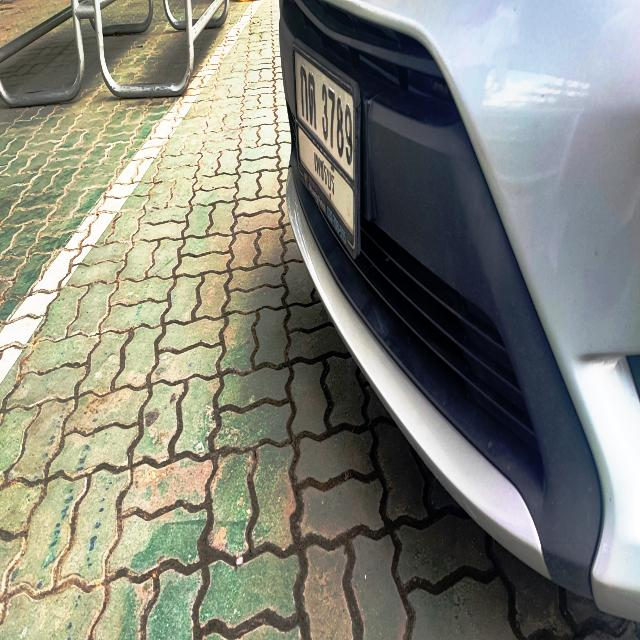
#> input picture data/raw_images/Car433.jpg, 640 x 640 px
$ python -i plate_locator.py   (imports and definitions only)
#> lines starting #> are read from the running program, lines starting #| are printed output that depends on the picture
#> further down, picture is the input picture: shape (640, 640, 3); mean B, G, R 121.1, 131.6, 130.7
"""SIFT-based license plate locator trained from labeled images.

Instead of matching SIFT features against a single template (which cannot
generalise across plate designs), a classifier learns which SIFT keypoints
(RootSIFT descriptor + scale/response/orientation) lie inside a plate. At
inference the keypoints are scored, the densest cluster of plate-like keypoints
is grouped, and its rotated bounding box is returned as the 4 plate corners.
"""
from pathlib import Path
from typing import Dict, List, Optional, Tuple

import cv2
import numpy as np

from .deskew import PerspectiveDeskewer

TARGET_LONG_SIDE = 480      # images are resized to this before feature extraction
MIN_CLUSTER_KEYPOINTS = 4   # fewer plate-like keypoints than this -> no detection


class SIFTPlateLocator:
    def __init__(self, sigma_frac: float = 0.04, keep: float = 0.5,
                 radius_frac: float = 0.12, grow: float = 1.3):
        self.sift = cv2.SIFT_create(contrastThreshold=0.02)
        self.classifier = None
        self.sigma_frac = sigma_frac      # heat-map blur, as a fraction of the long side
        self.keep = keep                  # keep keypoints scoring above keep * max score
        self.radius_frac = radius_frac    # cluster radius around the heat-map peak
        self.grow = grow                  # enlarge the cluster box (keypoints sit inside the plate edge)

    # ---------- features ----------
    def _resize(self, image: np.ndarray) -> Tuple[np.ndarray, float]:
        h, w = image.shape[:2]
#> h = 640; w = 640
        scale = TARGET_LONG_SIDE / max(h, w)
#> scale = 0.75
        interp = cv2.INTER_AREA if scale < 1 else cv2.INTER_CUBIC
#> interp = 3
        return cv2.resize(image, None, fx=scale, fy=scale, interpolation=interp), scale

    def extract(self, image: np.ndarray) -> Tuple[np.ndarray, np.ndarray, float]:
        """Return keypoint coordinates (resized image), features and the resize scale."""
        small, scale = self._resize(image)
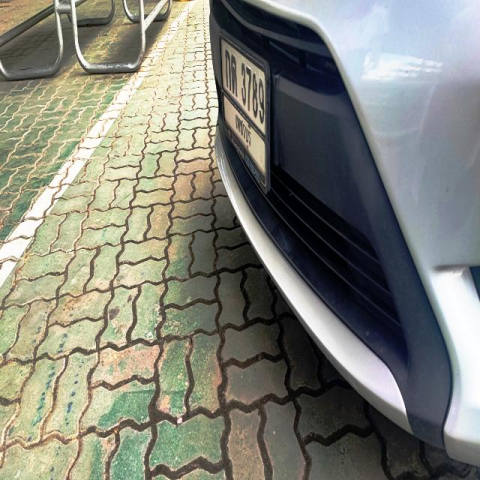
#> small: shape (480, 480, 3); mean B, G, R 121.1, 131.6, 130.7
#> scale = 0.75
        gray = cv2.cvtColor(small, cv2.COLOR_BGR2GRAY) if small.ndim == 3 else small
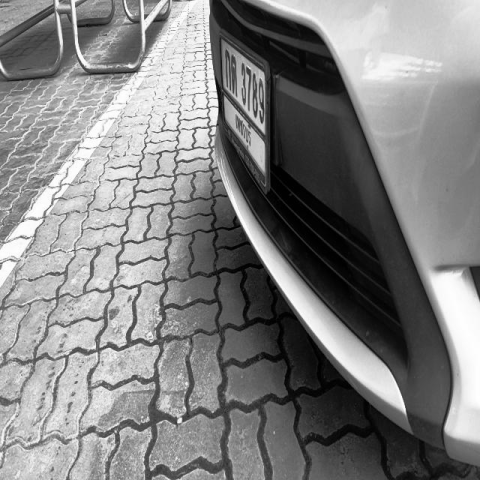
#> gray: shape (480, 480); min 0, max 255, mean 130.1
        kps, desc = self.sift.detectAndCompute(gray, None)
#> kps = 2416 keypoints; strongest (x, y, size): (375, 378, 29.2), (146, 16, 2.7), (257, 150, 14.5), (179, 421, 3.1)
        if desc is None or len(kps) == 0:
            return np.zeros((0, 2), np.float32), np.zeros((0, 132), np.float32), scale

        desc = np.sqrt(desc / (np.abs(desc).sum(1, keepdims=True) + 1e-7))  # RootSIFT
        xy = np.array([k.pt for k in kps], np.float32)
#> xy = 2416 pairs, first value 2.45 to 474.1, second value 3.04 to 477.1
        extra = np.array([[k.size / TARGET_LONG_SIDE * 20, k.response * 100,
                           np.cos(np.deg2rad(k.angle)), np.sin(np.deg2rad(k.angle))]
                          for k in kps], np.float32)
#> extra = 2416 rows, first 6: [0.0835, 3.22, -0.988, -0.157], [0.0824, 3.58, -0.952, -0.306], [0.0775, 3.07, 0.13, 0.991], [0.1, 5.79, -0.886, 0.463], [0.1, 5.79, 0.639, -0.769], [0.128, 1.22, 0.906, 0.424]
        return xy, np.hstack([desc, extra]).astype(np.float32), scale

    # ---------- training ----------
    # [69 lines left out: functions fit, locate, _group, save, load, not called in this run]

>>> import cv2
>>> picture = cv2.imread('../../../data/raw_images/Car433.jpg')
>>> result = SIFTPlateLocator().extract(picture)
#> result = 3 point arrays, longest 2416 points

$ run again, on data/raw_images/Car435.jpg
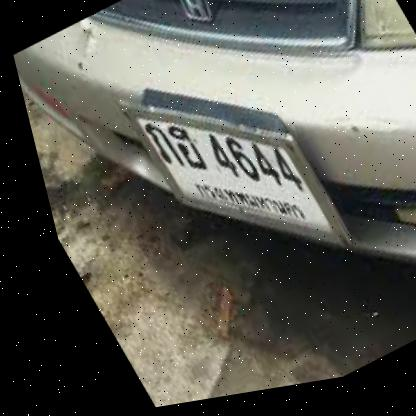
#> input picture data/raw_images/Car435.jpg, 416 x 416 px
#> picture is the input picture: shape (416, 416, 3); mean B, G, R 83.5, 91.3, 91.6
#> in extract, `small, scale = self._resize(image)`:
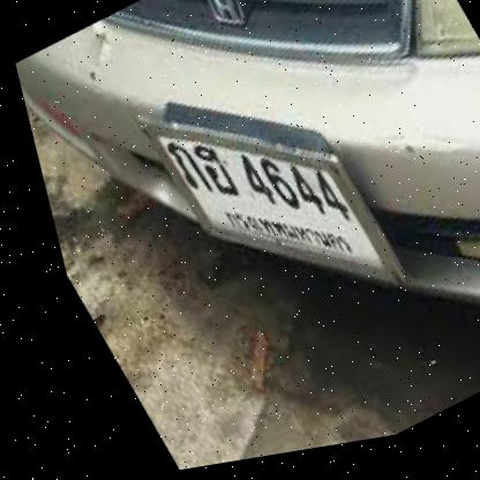
#> small: shape (480, 480, 3); mean B, G, R 83.6, 91.4, 91.6
#> in extract, `small, scale = self._resize(image)`: scale = 1.15
#> in extract, `gray = cv2.cvtColor(small, cv2.COLOR_BGR2GRAY) if small.ndim == 3 else..`:
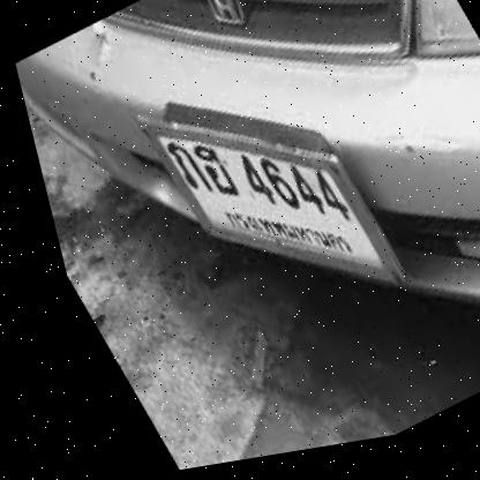
#> gray: shape (480, 480); min 0, max 255, mean 90.6
#> kps = 1634 keypoints; strongest (x, y, size): (294, 203, 6.5), (232, 190, 7.4), (283, 197, 3), (98, 26, 7.8)
#> xy = 1634 pairs, first value 4.86 to 475.9, second value 2.39 to 467.4
#> extra = 1634 rows, first 6: [0.158, 0.712, -0.447, -0.895], [0.132, 0.727, 0.707, 0.707], [0.132, 0.727, -0.389, 0.921], [0.132, 0.727, -0.772, 0.635], [0.166, 0.796, 0.966, 0.258], [0.166, 0.796, -0.329, 0.944]
#> result = 3 point arrays, longest 1634 points

$ run again, on data/raw_images/Cars100.png
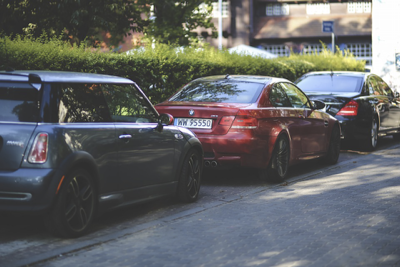
#> input picture data/raw_images/Cars100.png, 400 x 267 px
#> picture is the input picture: shape (267, 400, 3); mean B, G, R 102.2, 101.4, 99.8
#> in extract, `small, scale = self._resize(image)`:
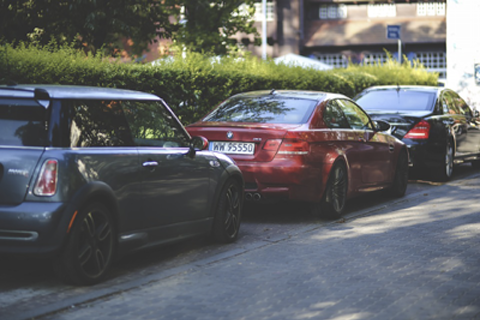
#> small: shape (320, 480, 3); mean B, G, R 102.2, 101.4, 99.8
#> in extract, `small, scale = self._resize(image)`: scale = 1.2
#> in extract, `gray = cv2.cvtColor(small, cv2.COLOR_BGR2GRAY) if small.ndim == 3 else..`:
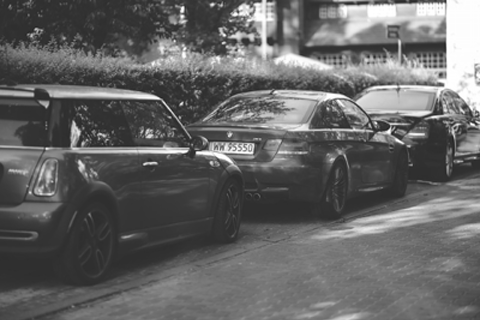
#> gray: shape (320, 480); min 30, max 255, mean 101
#> kps = 1822 keypoints; strongest (x, y, size): (182, 9, 3.3), (181, 104, 2.2), (212, 4, 2.7), (389, 132, 3.2)
#> xy = 1822 pairs, first value 2.51 to 476.7, second value 2.42 to 317
#> extra = 1822 rows, first 6: [0.106, 2.05, -0.0341, 0.999], [0.0767, 0.863, 0.151, -0.989], [0.0824, 2.71, -0.0595, 0.998], [0.0832, 1.3, 1, -0.0149], [0.114, 0.781, 0.162, -0.987], [0.0748, 2.1, -0.369, 0.93]
#> result = 3 point arrays, longest 1822 points
